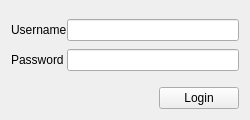
<?xml version="1.0" encoding="UTF-8"?>
<ui version="4.0">
 <class>form_login</class>
 <widget class="QWidget" name="form_login">
  <property name="geometry">
   <rect>
    <x>0</x>
    <y>0</y>
    <width>250</width>
    <height>120</height>
   </rect>
  </property>
  <property name="minimumSize">
   <size>
    <width>250</width>
    <height>120</height>
   </size>
  </property>
  <property name="maximumSize">
   <size>
    <width>250</width>
    <height>120</height>
   </size>
  </property>
  <property name="windowTitle">
   <string>Form</string>
  </property>
  <layout class="QVBoxLayout" name="verticalLayout">
   <item>
    <widget class="QWidget" name="widget" native="true">
     <layout class="QGridLayout" name="gridLayout">
      <property name="leftMargin">
       <number>0</number>
      </property>
      <property name="topMargin">
       <number>0</number>
      </property>
      <property name="rightMargin">
       <number>0</number>
      </property>
      <property name="bottomMargin">
       <number>0</number>
      </property>
      <property name="spacing">
       <number>0</number>
      </property>
      <item row="0" column="0">
       <widget class="QLabel" name="user_label">
        <property name="text">
         <string>Username</string>
        </property>
       </widget>
      </item>
      <item row="0" column="1">
       <widget class="QLineEdit" name="user_input"/>
      </item>
      <item row="1" column="0">
       <widget class="QLabel" name="pass_label">
        <property name="text">
         <string>Password</string>
        </property>
       </widget>
      </item>
      <item row="1" column="1">
       <widget class="QLineEdit" name="pass_input"/>
      </item>
     </layout>
    </widget>
   </item>
   <item alignment="Qt::AlignRight">
    <widget class="QPushButton" name="btn_login">
     <property name="text">
      <string>Login</string>
     </property>
    </widget>
   </item>
  </layout>
 </widget>
 <resources/>
 <connections/>
</ui>
